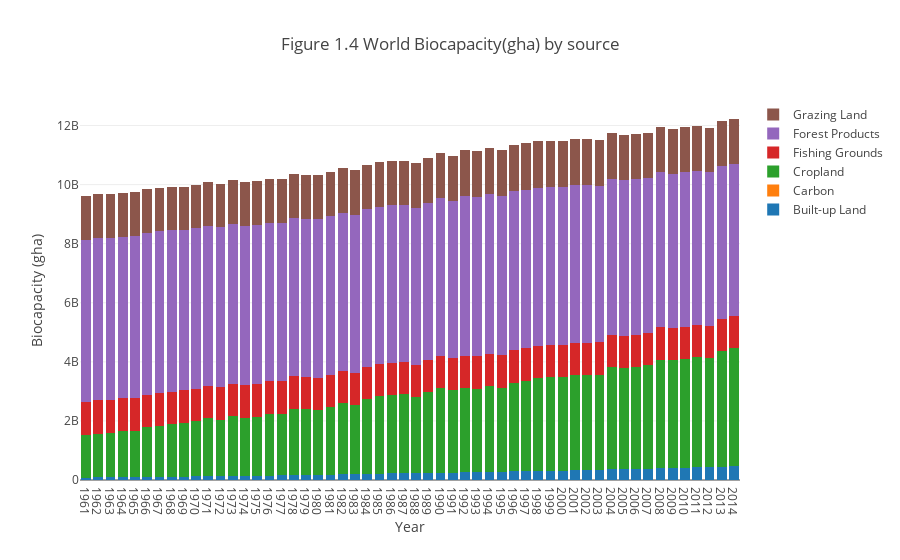

Here is the notebook cell this chart was saved with:
### Code cell
data=[]
#Aggregate Incident number by year
#new_total = crime_data.groupby('year')['IncidntNum'].sum().reset_index().rename(columns={'IncidntNum':'yeartotal'}) 
#Aggregate incident number by category by year and calculate proportion of each category per year.


for source in source_list:
    #new_df = crime_data.loc[crime_data['Category']==crime, ].groupby('year')['IncidntNum'].sum().reset_index()
    #new = new_df.merge(new_total, how = 'left', on ='year')
    #new['pert'] = new['IncidntNum']/new['yeartotal']*100
    
    trace =go.Bar(
                x=ef_gha_BC['year'],
                y=ef_gha_BC[source],
                name=source
        )
    data.append(trace)
    
layout = go.Layout(title = 'Figure 1.4 World Biocapacity(gha) by source',
              xaxis = dict(title = 'Year', autotick=False),
              yaxis = dict(title = 'Biocapacity (gha)'),
              barmode='stack',
              showlegend=True)

fig = go.Figure(data=data, layout=layout)
iplot(fig, filename='grouped-bar-stacked')
